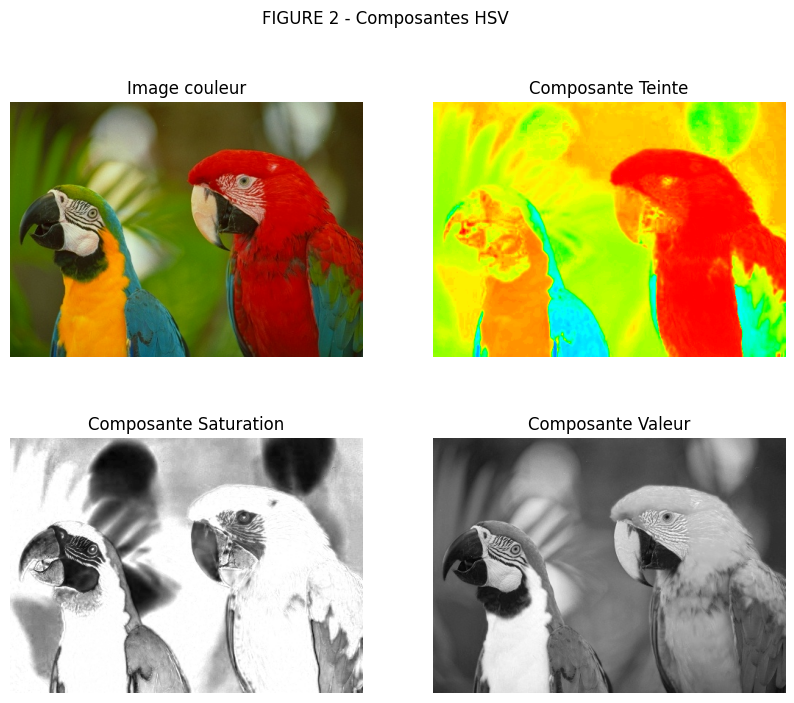
#> input picture TP2/image-1.png, 794 x 703 px
$ python kmeans_segmentation.py --image ../image-1.png
#> lines starting #> are read from the running program, lines starting #| are printed output that depends on the picture
#!/usr/bin/env python3
import argparse
import os

import cv2
import numpy as np


def to_feature_space(image_bgr: np.ndarray, color_space: str) -> np.ndarray:
    space = color_space.upper()
    if space == "RGB":
        arr = cv2.cvtColor(image_bgr, cv2.COLOR_BGR2RGB)
    elif space == "HSV":
        arr = cv2.cvtColor(image_bgr, cv2.COLOR_BGR2HSV)
    elif space == "YCRCB":
        arr = cv2.cvtColor(image_bgr, cv2.COLOR_BGR2YCrCb)
    else:
        raise ValueError("color_space must be one of: RGB, HSV, YCrCb")
    return arr


def colorize_labels(labels: np.ndarray, k: int) -> np.ndarray:
    np.random.seed(42)
    palette = np.random.randint(0, 255, size=(k, 3), dtype=np.uint8)
    return palette[labels]


def main():
    parser = argparse.ArgumentParser(description="Unsupervised pixel clustering with K-Means.")
    parser.add_argument("--image", required=True)
    parser.add_argument("--k", type=int, default=6)
    parser.add_argument("--color-space", default="YCrCb", choices=["RGB", "HSV", "YCrCb"])
    parser.add_argument("--out-labels", default="TP2/results/kmeans_labels.png")
    parser.add_argument("--out-centers", default="TP2/results/kmeans_centers.txt")
    args = parser.parse_args()

    image_bgr = cv2.imread(args.image, cv2.IMREAD_COLOR)
#> image_bgr is the input picture: shape (703, 794, 3); mean B, G, R 146.3, 182, 191.3
    if image_bgr is None:
        raise FileNotFoundError(f"Could not read image: {args.image}")

    feat_img = to_feature_space(image_bgr, args.color_space).astype(np.float32)
#> in to_feature_space, `arr = cv2.cvtColor(image_bgr, cv2.COLOR_BGR2YCrCb)`: arr: shape (703, 794, 3); mean of channels 0, 1, 2 180.7, 135.5, 108.6
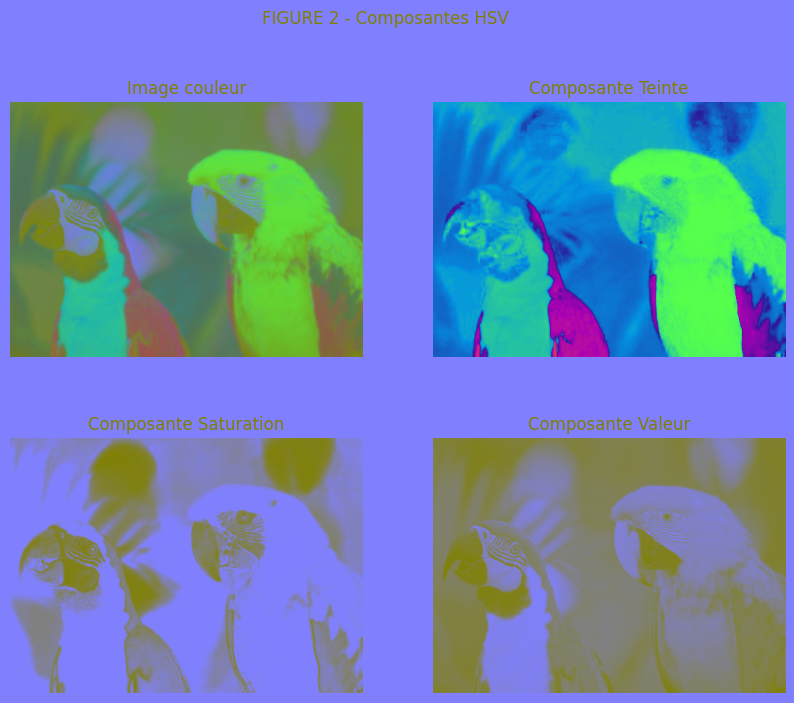
#> feat_img: shape (703, 794, 3) float32; mean B, G, R 181, 135.5, 108.6
    h, w, c = feat_img.shape
#> h = 703; w = 794; c = 3
    X = feat_img.reshape(-1, c)

    crit = (cv2.TERM_CRITERIA_EPS + cv2.TERM_CRITERIA_MAX_ITER, 50, 0.2)
    compactness, labels, centers = cv2.kmeans(
        X,
        args.k,
        None,
        crit,
        5,
        cv2.KMEANS_PP_CENTERS,
    )
#> compactness = 399821335.1; centers = [[253.2, 128, 128], [71.74, 128.1, 115.3], [194.9, 147.3, 18.15], [159.5, 128.8, 124.5], [167.3, 11.86, 132.6], [75.42, 228.6, 86.13]]
    labels = labels.reshape(h, w)
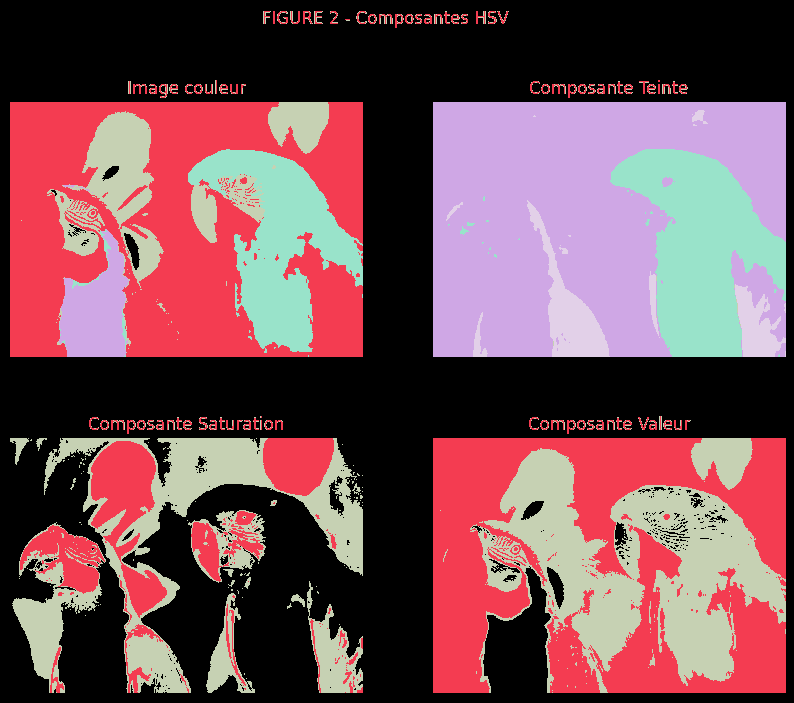
#> labels: shape (703, 794) int32; 6 distinct labels, from 0 to 5; one colour per label, 0 black
    labels_color = colorize_labels(labels, args.k)
#> in colorize_labels, `return palette[labels]`:
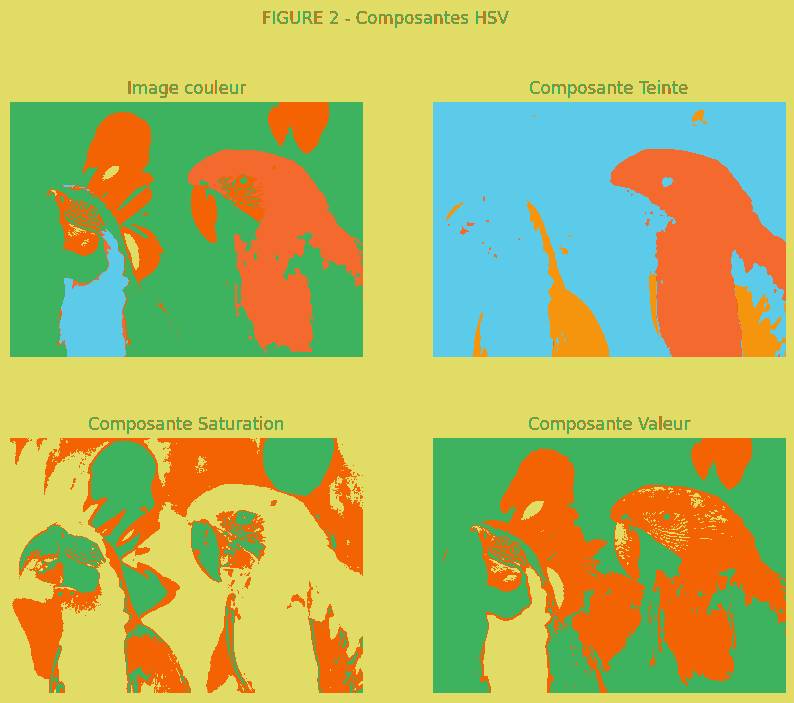
#> returned value: shape (703, 794, 3); mean of channels 0, 1, 2 98.6, 184.2, 176.4; drawn as B, G, R

    os.makedirs(os.path.dirname(args.out_labels), exist_ok=True)
    cv2.imwrite(args.out_labels, labels_color)

    os.makedirs(os.path.dirname(args.out_centers), exist_ok=True)
    with open(args.out_centers, "w", encoding="utf-8") as f:
        f.write(f"color_space={args.color_space}\n")
        f.write(f"k={args.k}\n")
        f.write(f"compactness={compactness:.6f}\n")
        f.write("centers:\n")
        for idx, center in enumerate(centers):
            f.write(f"  {idx}: {center.tolist()}\n")
#> this loop made 6 passes

    print(f"Saved labels: {args.out_labels}")
    print(f"Saved centers: {args.out_centers}")


if __name__ == "__main__":
    main()

$ run again, on TP2/image-3.png
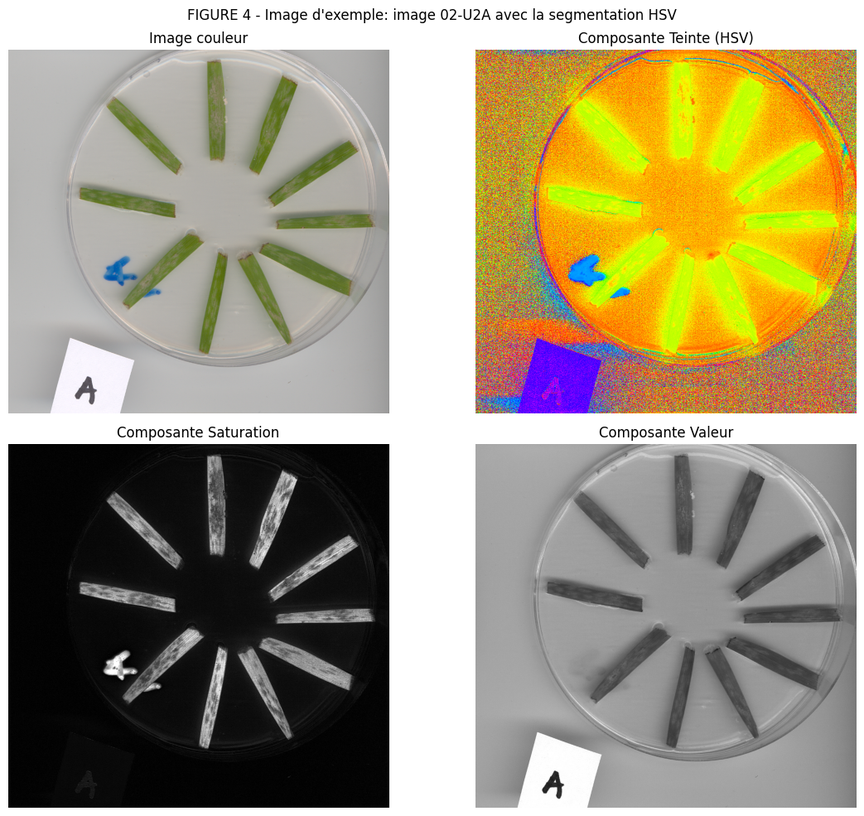
#> input picture TP2/image-3.png, 864 x 816 px, shrunk from 1043 x 985 before the run
#> in main, image_bgr is the input picture: shape (816, 864, 3); mean B, G, R 125.9, 152.1, 160.7
#> arr: shape (816, 864, 3); mean of channels 0, 1, 2 151.7, 134.4, 113.4
#> in main, `feat_img = to_feature_space(image_bgr, args.color_space).astype(np.flo..`:
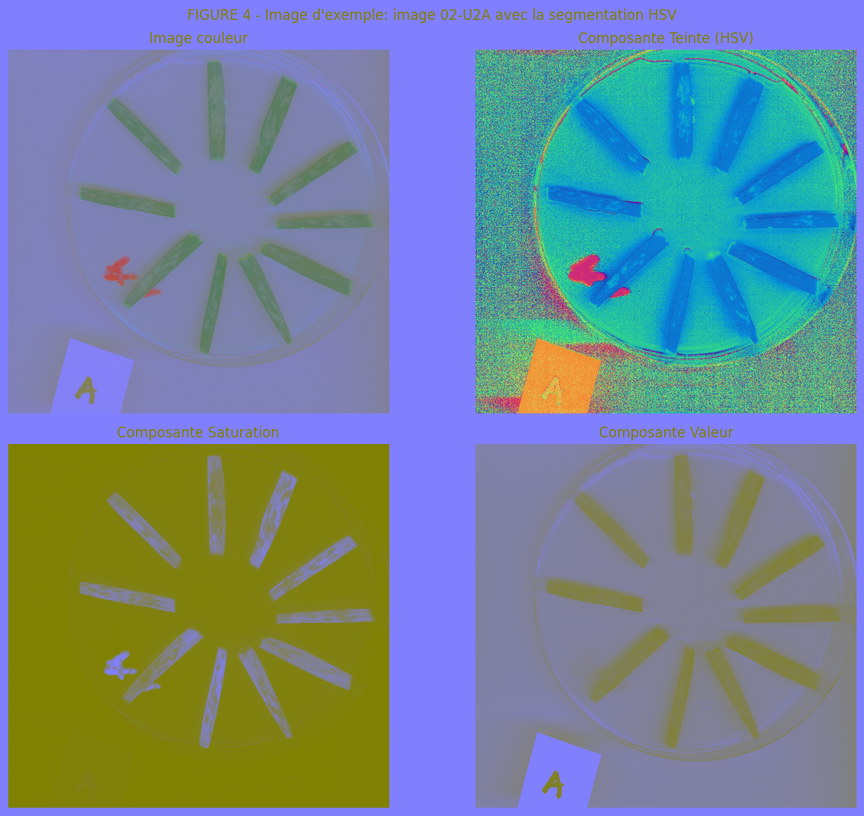
#> feat_img: shape (816, 864, 3) float32; mean B, G, R 151.7, 134.3, 113.4
#> compactness = 346948383.4; centers = [[107.1, 131.5, 124.2], [11.67, 128.7, 131.3], [254.3, 128.1, 128], [149.3, 179.7, 58.87], [166.1, 128.2, 125.8], [195, 152.8, 18.89]]
#> labels: shape (816, 864) int32; 6 distinct labels, from 0 to 5
#> in colorize_labels, `return palette[labels]`:
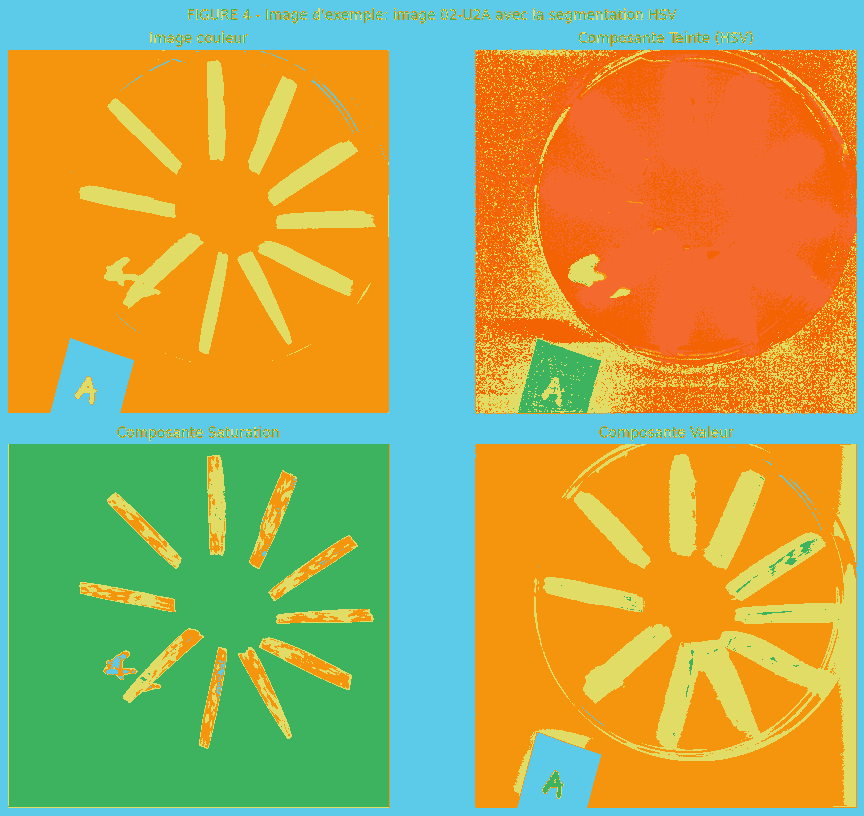
#> returned value: shape (816, 864, 3); mean of channels 0, 1, 2 88.3, 166.7, 175.4; drawn as B, G, R
#> the loop in main, `for idx, center in enumerate(centers):` made 6 passes

$ run again, on TP2/image-4.png
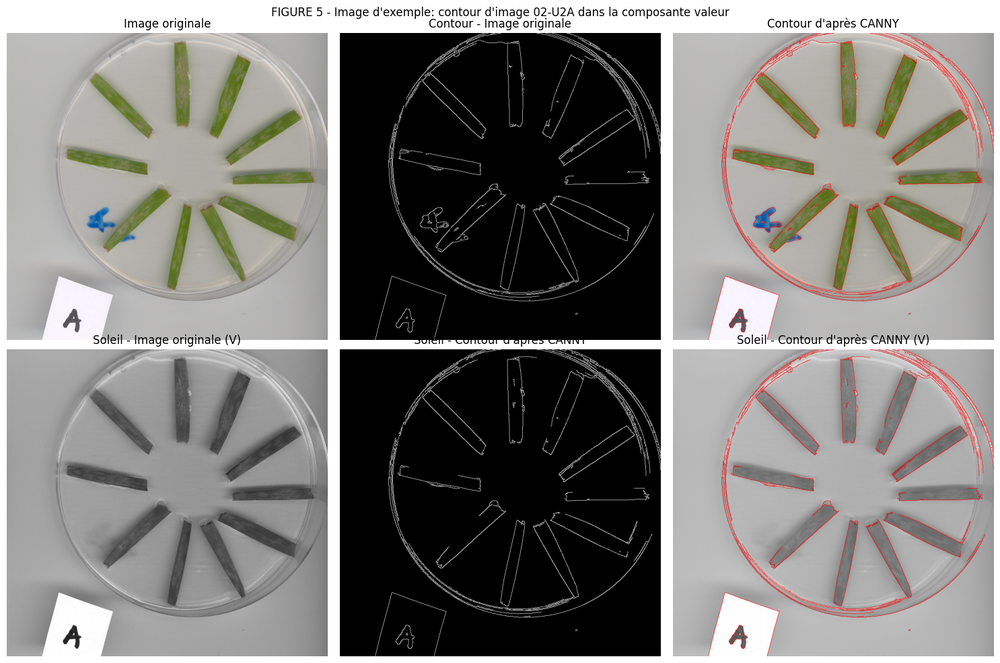
#> input picture TP2/image-4.png, 1000 x 663 px, shrunk from 1486 x 985 before the run
#> in main, image_bgr is the input picture: shape (663, 1000, 3); mean B, G, R 122.5, 125.4, 127.1
#> arr: shape (663, 1000, 3); mean of channels 0, 1, 2 125.6, 129.1, 126.3
#> in main, `feat_img = to_feature_space(image_bgr, args.color_space).astype(np.flo..`:
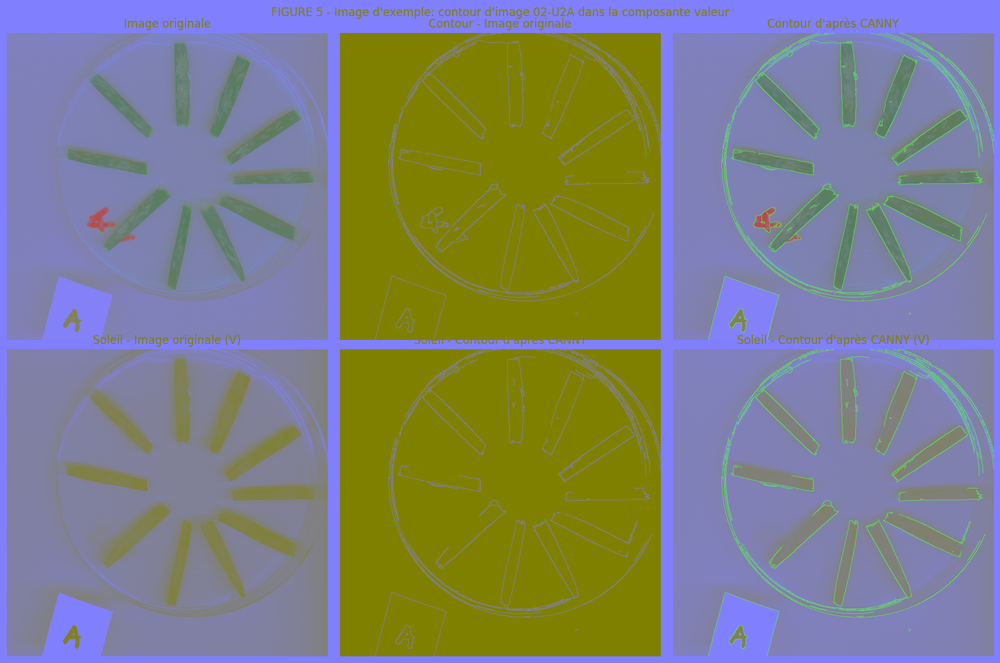
#> feat_img: shape (663, 1000, 3) float32; mean B, G, R 125.6, 129, 126.3
#> compactness = 79970647.5; centers = [[253.2, 128.1, 128.3], [0.732, 128, 128], [155.2, 129.4, 126.6], [114.8, 135.5, 114.2], [71.08, 127.2, 129], [179.8, 128.8, 126.6]]
#> labels: shape (663, 1000) int32; 6 distinct labels, from 0 to 5
#> in colorize_labels, `return palette[labels]`:
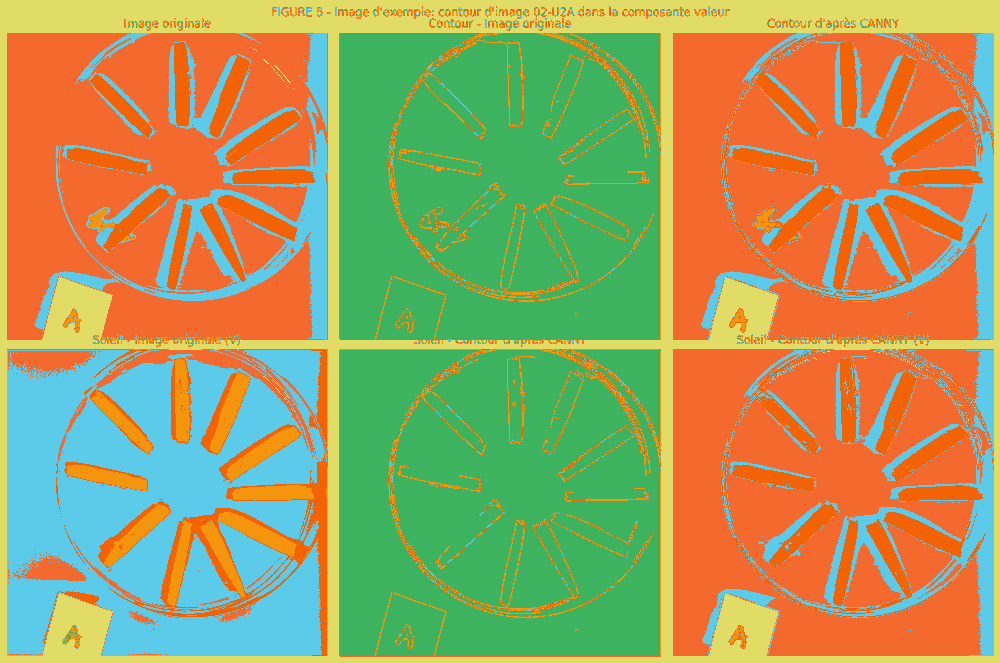
#> returned value: shape (663, 1000, 3); mean of channels 0, 1, 2 95.7, 158, 163.5; drawn as B, G, R
#> the loop in main, `for idx, center in enumerate(centers):` made 6 passes

$ run again, on TP2/image-5.png
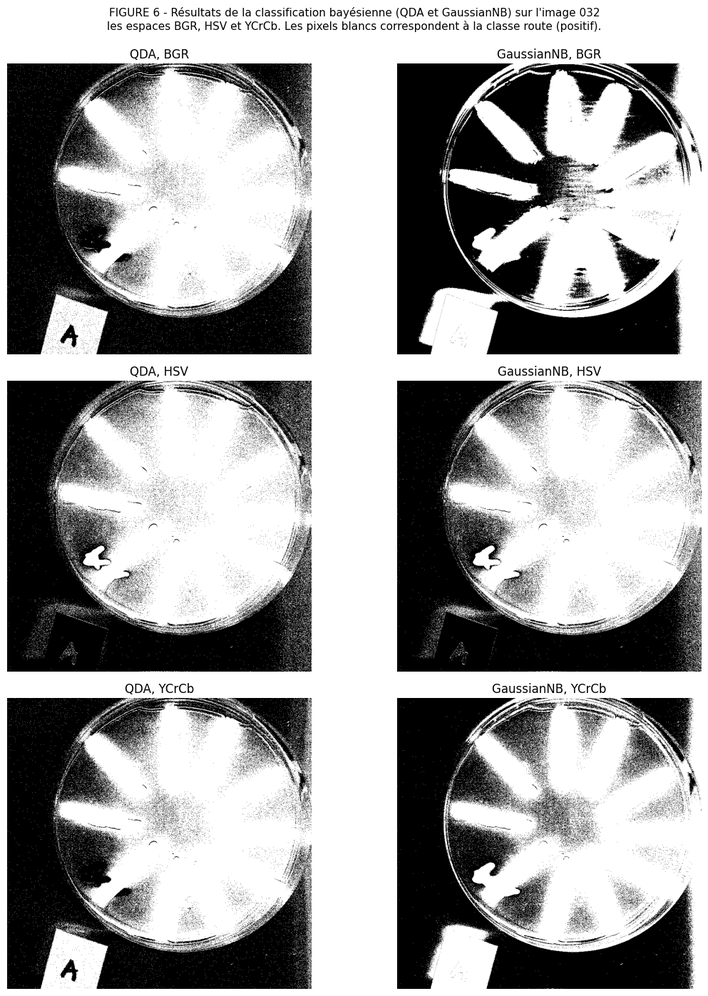
#> input picture TP2/image-5.png, 708 x 996 px, shrunk from 993 x 1397 before the run
#> in main, image_bgr is the input picture: shape (996, 708, 3); min 0, max 255, mean 160.6
#> arr: shape (996, 708, 3); mean of channels 0, 1, 2 160.6, 128, 128
#> in main, `feat_img = to_feature_space(image_bgr, args.color_space).astype(np.flo..`:
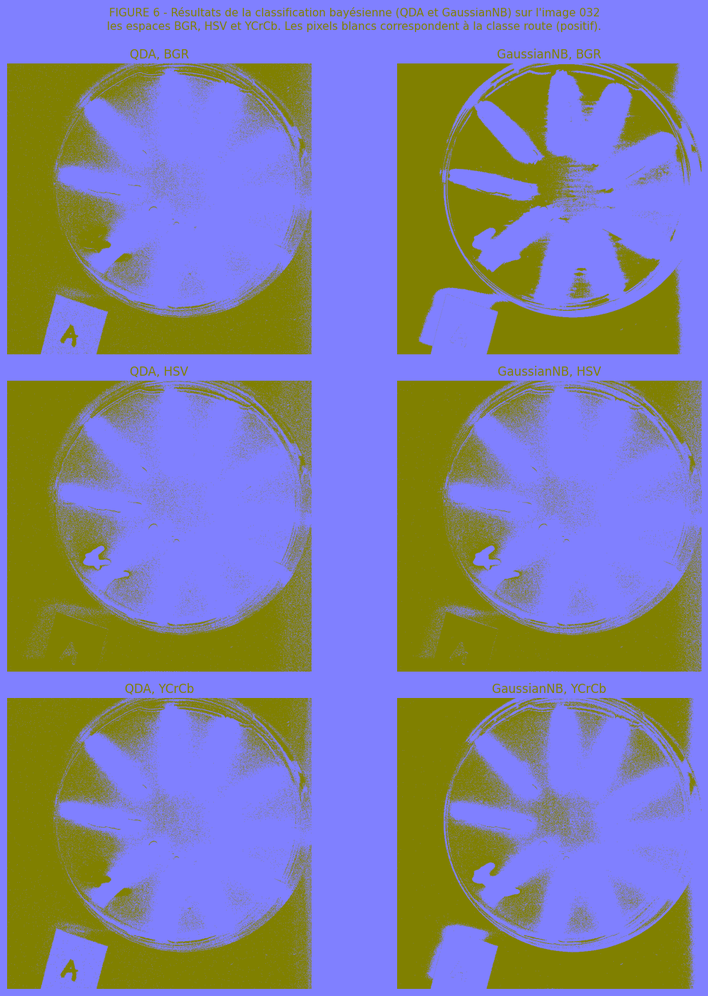
#> feat_img: shape (996, 708, 3) float32; mean B, G, R 161, 128, 128
#> compactness = 43365536.1; centers = [[254.7, 128, 128], [2.27, 128, 128], [105.5, 128, 128], [214.7, 128, 128], [48.93, 128, 128], [162.9, 128, 128]]
#> labels: shape (996, 708) int32; 6 distinct labels, from 0 to 5
#> in colorize_labels, `return palette[labels]`:
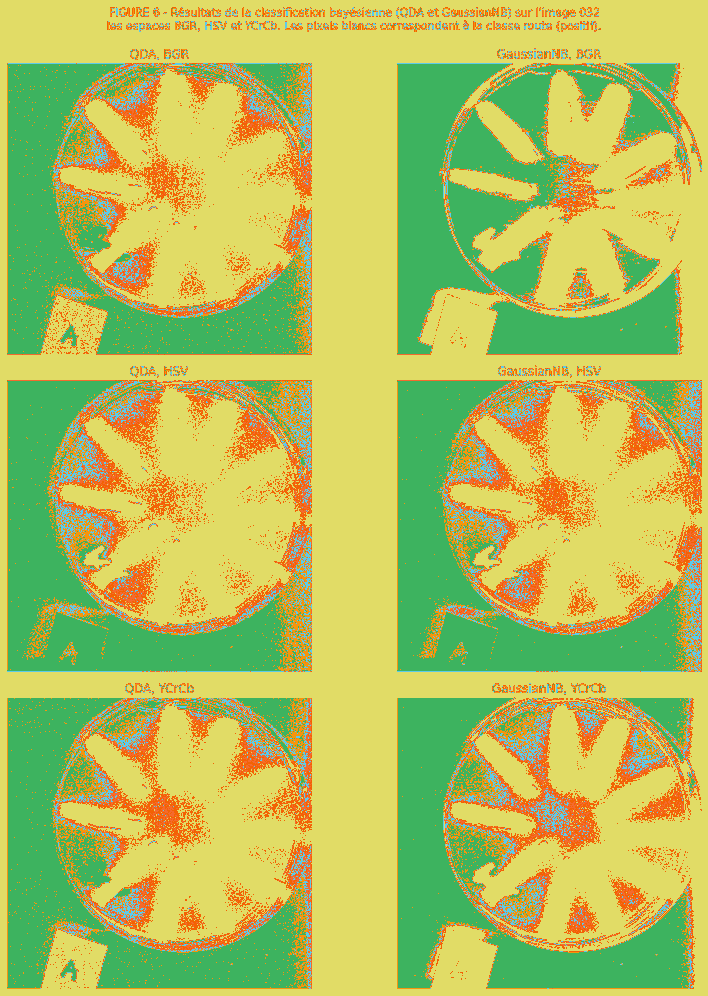
#> returned value: shape (996, 708, 3); mean of channels 0, 1, 2 92.7, 191.5, 177.3; drawn as B, G, R
#> the loop in main, `for idx, center in enumerate(centers):` made 6 passes
